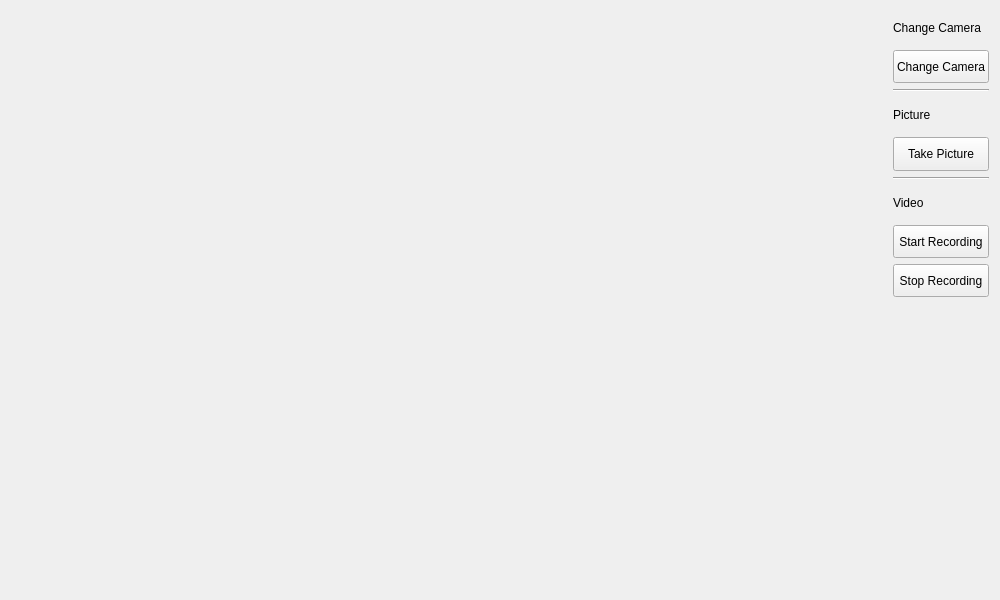
<?xml version="1.0" encoding="UTF-8"?>
<ui version="4.0">
 <class>Form</class>
 <widget class="QWidget" name="Form">
  <property name="geometry">
   <rect>
    <x>0</x>
    <y>0</y>
    <width>1000</width>
    <height>600</height>
   </rect>
  </property>
  <property name="windowTitle">
   <string>Form</string>
  </property>
  <layout class="QGridLayout" name="gridLayout_2">
   <item row="0" column="1" rowspan="2">
    <layout class="QGridLayout" name="main_layout">
     <property name="verticalSpacing">
      <number>6</number>
     </property>
     <item row="0" column="0">
      <widget class="QLabel" name="camera_label">
       <property name="sizePolicy">
        <sizepolicy hsizetype="MinimumExpanding" vsizetype="MinimumExpanding">
         <horstretch>0</horstretch>
         <verstretch>0</verstretch>
        </sizepolicy>
       </property>
       <property name="autoFillBackground">
        <bool>false</bool>
       </property>
       <property name="styleSheet">
        <string notr="true"/>
       </property>
       <property name="text">
        <string/>
       </property>
       <property name="scaledContents">
        <bool>false</bool>
       </property>
       <property name="alignment">
        <set>Qt::AlignCenter</set>
       </property>
      </widget>
     </item>
    </layout>
   </item>
   <item row="0" column="2">
    <layout class="QVBoxLayout" name="verticalLayout">
     <item>
      <widget class="QLabel" name="changeCameraLabel">
       <property name="text">
        <string>Change Camera</string>
       </property>
      </widget>
     </item>
     <item>
      <widget class="QPushButton" name="changeCameraButton">
       <property name="sizePolicy">
        <sizepolicy hsizetype="Minimum" vsizetype="Preferred">
         <horstretch>0</horstretch>
         <verstretch>0</verstretch>
        </sizepolicy>
       </property>
       <property name="text">
        <string>Change Camera</string>
       </property>
      </widget>
     </item>
     <item>
      <widget class="Line" name="line_2">
       <property name="orientation">
        <enum>Qt::Horizontal</enum>
       </property>
      </widget>
     </item>
     <item>
      <widget class="QLabel" name="pictureLabel">
       <property name="text">
        <string>Picture</string>
       </property>
      </widget>
     </item>
     <item>
      <widget class="QPushButton" name="takePictureButton">
       <property name="sizePolicy">
        <sizepolicy hsizetype="Minimum" vsizetype="Preferred">
         <horstretch>0</horstretch>
         <verstretch>0</verstretch>
        </sizepolicy>
       </property>
       <property name="text">
        <string>Take Picture</string>
       </property>
      </widget>
     </item>
     <item>
      <widget class="Line" name="line">
       <property name="orientation">
        <enum>Qt::Horizontal</enum>
       </property>
      </widget>
     </item>
     <item>
      <widget class="QLabel" name="videoLabel">
       <property name="text">
        <string>Video</string>
       </property>
      </widget>
     </item>
     <item>
      <widget class="QPushButton" name="startRecordButton">
       <property name="sizePolicy">
        <sizepolicy hsizetype="Minimum" vsizetype="Preferred">
         <horstretch>0</horstretch>
         <verstretch>0</verstretch>
        </sizepolicy>
       </property>
       <property name="text">
        <string>Start Recording</string>
       </property>
      </widget>
     </item>
     <item>
      <widget class="QPushButton" name="stopRecordButton">
       <property name="sizePolicy">
        <sizepolicy hsizetype="Minimum" vsizetype="Preferred">
         <horstretch>0</horstretch>
         <verstretch>0</verstretch>
        </sizepolicy>
       </property>
       <property name="text">
        <string>Stop Recording</string>
       </property>
      </widget>
     </item>
    </layout>
   </item>
  </layout>
 </widget>
 <resources/>
 <connections/>
</ui>
